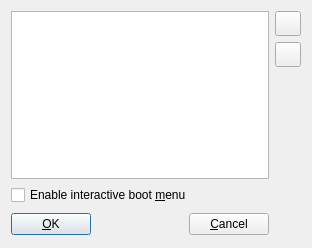
<?xml version="1.0" encoding="UTF-8"?>
<ui version="4.0">
 <author>Andrey Rijov</author>
 <class>Boot_Device_Window</class>
 <widget class="QDialog" name="Boot_Device_Window">
  <property name="geometry">
   <rect>
    <x>0</x>
    <y>0</y>
    <width>312</width>
    <height>248</height>
   </rect>
  </property>
  <property name="windowTitle">
   <string>Boot settings</string>
  </property>
  <property name="windowIcon">
   <iconset resource="../resources/icons.qrc">
    <normaloff>:/terminal.png</normaloff>:/terminal.png</iconset>
  </property>
  <layout class="QGridLayout" name="gridLayout">
   <item row="0" column="0" rowspan="3">
    <widget class="QTreeWidget" name="Boot_Devices_List">
     <property name="verticalScrollBarPolicy">
      <enum>Qt::ScrollBarAlwaysOff</enum>
     </property>
     <property name="horizontalScrollBarPolicy">
      <enum>Qt::ScrollBarAlwaysOff</enum>
     </property>
     <property name="editTriggers">
      <set>QAbstractItemView::NoEditTriggers</set>
     </property>
     <property name="dragEnabled">
      <bool>true</bool>
     </property>
     <property name="dragDropMode">
      <enum>QAbstractItemView::DragOnly</enum>
     </property>
     <property name="alternatingRowColors">
      <bool>true</bool>
     </property>
     <property name="rootIsDecorated">
      <bool>false</bool>
     </property>
     <property name="uniformRowHeights">
      <bool>true</bool>
     </property>
     <property name="headerHidden">
      <bool>true</bool>
     </property>
     <column>
      <property name="text">
       <string>1</string>
      </property>
     </column>
    </widget>
   </item>
   <item row="0" column="1">
    <widget class="QToolButton" name="TB_Up">
     <property name="text">
      <string/>
     </property>
     <property name="icon">
      <iconset resource="../resources/icons.qrc">
       <normaloff>:/up.png</normaloff>:/up.png</iconset>
     </property>
     <property name="iconSize">
      <size>
       <width>18</width>
       <height>18</height>
      </size>
     </property>
    </widget>
   </item>
   <item row="1" column="1">
    <widget class="QToolButton" name="TB_Down">
     <property name="text">
      <string/>
     </property>
     <property name="icon">
      <iconset resource="../resources/icons.qrc">
       <normaloff>:/down.png</normaloff>:/down.png</iconset>
     </property>
     <property name="iconSize">
      <size>
       <width>18</width>
       <height>18</height>
      </size>
     </property>
    </widget>
   </item>
   <item row="2" column="1">
    <spacer name="verticalSpacer">
     <property name="orientation">
      <enum>Qt::Vertical</enum>
     </property>
     <property name="sizeHint" stdset="0">
      <size>
       <width>20</width>
       <height>45</height>
      </size>
     </property>
    </spacer>
   </item>
   <item row="3" column="0">
    <widget class="QCheckBox" name="CH_Boot_Menu">
     <property name="text">
      <string>Enable interactive boot &amp;menu</string>
     </property>
    </widget>
   </item>
   <item row="4" column="0">
    <layout class="QHBoxLayout" name="horizontalLayout">
     <item>
      <widget class="QPushButton" name="Button_OK">
       <property name="text">
        <string>&amp;OK</string>
       </property>
       <property name="icon">
        <iconset resource="../resources/icons.qrc">
         <normaloff>:/ok.png</normaloff>:/ok.png</iconset>
       </property>
      </widget>
     </item>
     <item>
      <spacer name="horizontalSpacer">
       <property name="orientation">
        <enum>Qt::Horizontal</enum>
       </property>
       <property name="sizeHint" stdset="0">
        <size>
         <width>28</width>
         <height>26</height>
        </size>
       </property>
      </spacer>
     </item>
     <item>
      <widget class="QPushButton" name="Button_Cancel">
       <property name="text">
        <string>&amp;Cancel</string>
       </property>
       <property name="icon">
        <iconset resource="../resources/icons.qrc">
         <normaloff>:/cancel.png</normaloff>:/cancel.png</iconset>
       </property>
      </widget>
     </item>
    </layout>
   </item>
  </layout>
 </widget>
 <tabstops>
  <tabstop>Boot_Devices_List</tabstop>
  <tabstop>TB_Up</tabstop>
  <tabstop>TB_Down</tabstop>
  <tabstop>CH_Boot_Menu</tabstop>
  <tabstop>Button_OK</tabstop>
  <tabstop>Button_Cancel</tabstop>
 </tabstops>
 <resources>
  <include location="../resources/icons.qrc"/>
 </resources>
 <connections>
  <connection>
   <sender>Button_Cancel</sender>
   <signal>clicked()</signal>
   <receiver>Boot_Device_Window</receiver>
   <slot>reject()</slot>
   <hints>
    <hint type="sourcelabel">
     <x>189</x>
     <y>150</y>
    </hint>
    <hint type="destinationlabel">
     <x>243</x>
     <y>132</y>
    </hint>
   </hints>
  </connection>
  <connection>
   <sender>Button_OK</sender>
   <signal>clicked()</signal>
   <receiver>Boot_Device_Window</receiver>
   <slot>accept()</slot>
   <hints>
    <hint type="sourcelabel">
     <x>67</x>
     <y>142</y>
    </hint>
    <hint type="destinationlabel">
     <x>220</x>
     <y>141</y>
    </hint>
   </hints>
  </connection>
 </connections>
</ui>
